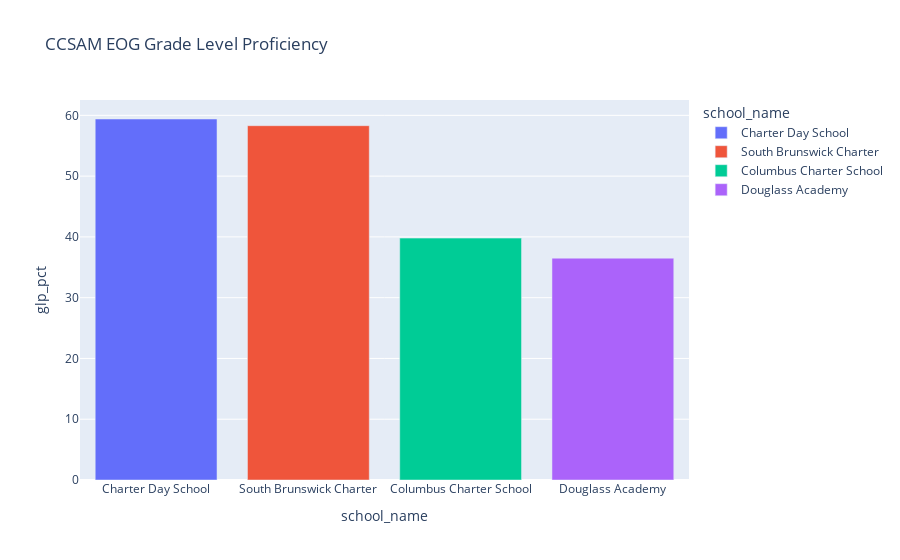

Write notebook code for a chart like this one.
### Code cell
px.bar(df.query("subgroup == 'ALL' & subject == 'RDGS' & school_code == ['10A000', '24N000', '65C000', '10B000']").astype({"glp_pct":float, "ccr_pct":float}),
        x="school_name",
        y="glp_pct",
        color="school_name",
        title="CCSAM EOG Grade Level Proficiency")

### Figure 1 — Plotly figure (JSON) as saved in the notebook; plotly's stock layout.template omitted (floating-point values rounded to 4 significant figures)
{"data": [{"alignmentgroup": "True", "hovertemplate": "school_name=%{x}<br>glp_pct=%{y}<extra></extra>", "legendgroup": "Charter Day School", "marker": {"color": "#636efa", "pattern": {"shape": ""}}, "name": "Charter Day School", "offsetgroup": "Charter Day School", "orientation": "v", "showlegend": true, "textposition": "auto", "type": "bar", "x": ["Charter Day School"], "xaxis": "x", "y": [59.4], "yaxis": "y"}, {"alignmentgroup": "True", "hovertemplate": "school_name=%{x}<br>glp_pct=%{y}<extra></extra>", "legendgroup": "South Brunswick Charter", "marker": {"color": "#EF553B", "pattern": {"shape": ""}}, "name": "South Brunswick Charter", "offsetgroup": "South Brunswick Charter", "orientation": "v", "showlegend": true, "textposition": "auto", "type": "bar", "x": ["South Brunswick Charter"], "xaxis": "x", "y": [58.3], "yaxis": "y"}, {"alignmentgroup": "True", "hovertemplate": "school_name=%{x}<br>glp_pct=%{y}<extra></extra>", "legendgroup": "Columbus Charter School", "marker": {"color": "#00cc96", "pattern": {"shape": ""}}, "name": "Columbus Charter School", "offsetgroup": "Columbus Charter School", "orientation": "v", "showlegend": true, "textposition": "auto", "type": "bar", "x": ["Columbus Charter School"], "xaxis": "x", "y": [39.8], "yaxis": "y"}, {"alignmentgroup": "True", "hovertemplate": "school_name=%{x}<br>glp_pct=%{y}<extra></extra>", "legendgroup": "Douglass Academy", "marker": {"color": "#ab63fa", "pattern": {"shape": ""}}, "name": "Douglass Academy", "offsetgroup": "Douglass Academy", "orientation": "v", "showlegend": true, "textposition": "auto", "type": "bar", "x": ["Douglass Academy"], "xaxis": "x", "y": [36.5], "yaxis": "y"}], "layout": {"barmode": "relative", "legend": {"title": {"text": "school_name"}, "tracegroupgap": 0}, "title": {"text": "CCSAM EOG Grade Level Proficiency"}, "xaxis": {"anchor": "y", "categoryarray": ["Charter Day School", "South Brunswick Charter", "Columbus Charter School", "Douglass Academy"], "categoryorder": "array", "domain": [0, 1], "title": {"text": "school_name"}}, "yaxis": {"anchor": "x", "domain": [0, 1], "title": {"text": "glp_pct"}}}}
